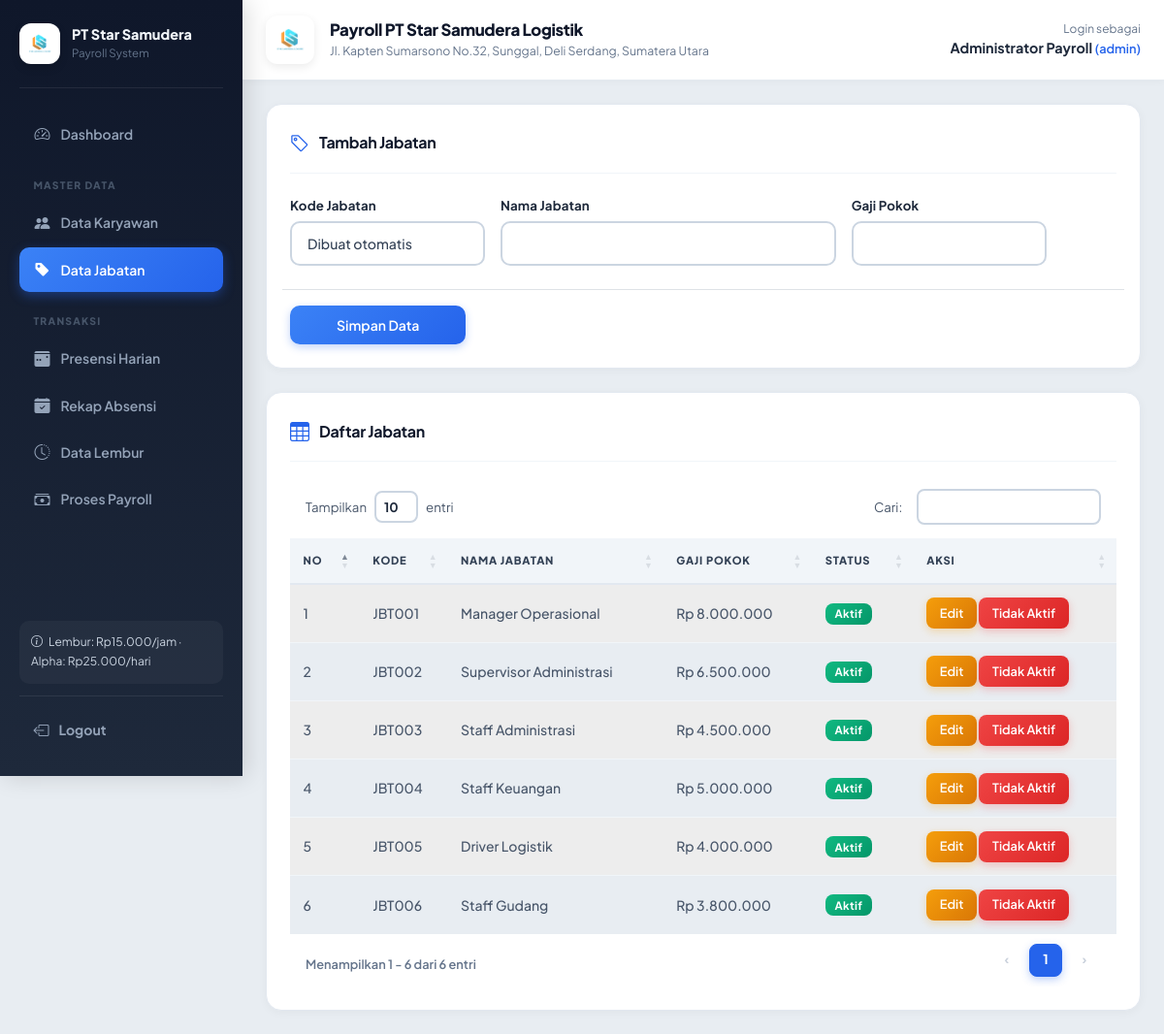
Before: /master/jabatan.php (signed in) with the older database file.
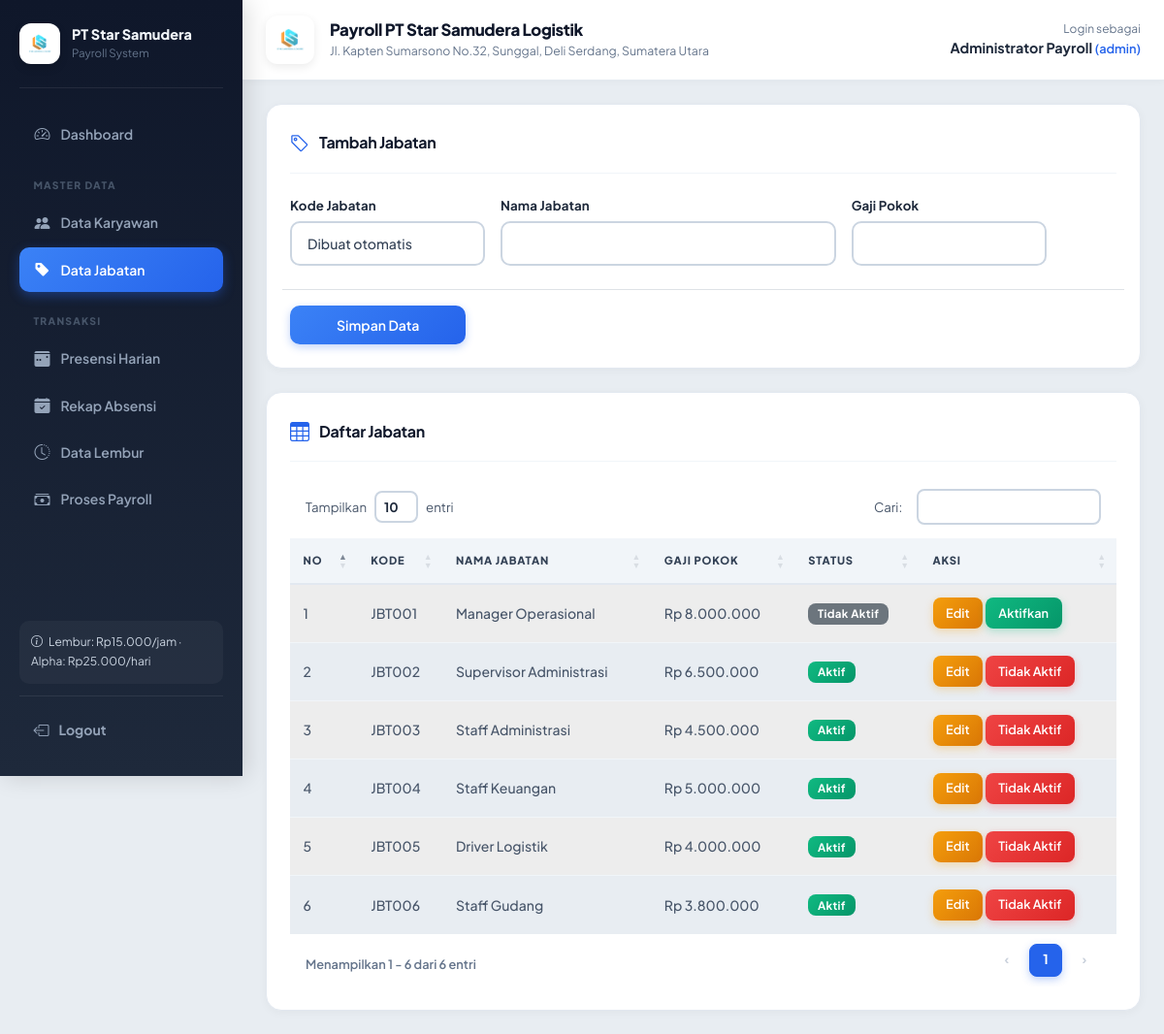
After: the same page with the newer database file.
### tables this page shows
CREATE TABLE `jabatan` (
  `id_jabatan` int(11) NOT NULL AUTO_INCREMENT,
  `kode_jabatan` varchar(20) NOT NULL,
  `nama_jabatan` varchar(100) NOT NULL,
  `gaji_pokok` decimal(12,2) NOT NULL,
  `status_jabatan` enum('Aktif','Tidak Aktif') NOT NULL DEFAULT 'Aktif',
  PRIMARY KEY (`id_jabatan`),
  UNIQUE KEY `kode_jabatan` (`kode_jabatan`)
);

### helpers/functions.php (called while the page is built, shortened)
<?php
function e($value): string
{
    return htmlspecialchars((string)$value, ENT_QUOTES, 'UTF-8');
}
function rupiah($value): string
{
    return 'Rp ' . number_format((float)$value, 0, ',', '.');
}

### master/jabatan.php (the view, shortened to what this page needs)
<?php
require_once __DIR__ . '/../layout/header.php';
$edit = null;
$data = mysqli_query($conn, 'SELECT * FROM jabatan ORDER BY id_jabatan');
?>
<div class="card p-4 mb-4">
<div class="section-header">
  <i class="bi bi-tag"></i>
  <h2 class="h5"><?= $edit ? 'Edit Jabatan' : 'Tambah Jabatan' ?></h2>
</div>
<form method="post" class="row g-3">
<div class="col-md-3"><label class="form-label">Kode Jabatan</label><input class="form-control" value="<?= e($edit['kode_jabatan'] ?? 'Dibuat otomatis') ?>" readonly></div>
<div class="col-md-5"><label class="form-label">Nama Jabatan</label><input name="nama_jabatan" class="form-control" value="<?= e($edit['nama_jabatan'] ?? '') ?>" required></div>
<div class="col-md-3"><label class="form-label">Gaji Pokok</label><input type="number" min="1" name="gaji_pokok" class="form-control" value="<?= e($edit['gaji_pokok'] ?? '') ?>" required></div>
<div class="col-12 mt-4 pt-3 border-top"><button class="btn btn-primary px-5"><?= $edit ? 'Update Data' : 'Simpan Data' ?></button> </div>
</form></div>
<div class="card p-4">
<div class="section-header">
  <i class="bi bi-table"></i>
  <h2 class="h5">Daftar Jabatan</h2>
</div>
<div class="table-responsive"><table class="table table-striped dt-table" style="width:100%"><thead><tr><th>No</th><th>Kode</th><th>Nama Jabatan</th><th>Gaji Pokok</th><th>Status</th><th>Aksi</th></tr></thead><tbody>
<?php $no=1; if ($data): while ($row=mysqli_fetch_assoc($data)): $status = $row['status_jabatan'] ?? 'Aktif'; $newStatus = $status === 'Aktif' ? 'Tidak Aktif' : 'Aktif'; ?><tr><td><?= $no++ ?></td><td><?= e($row['kode_jabatan']) ?></td><td><?= e($row['nama_jabatan']) ?></td><td><?= rupiah($row['gaji_pokok']) ?></td><td><span class="badge <?= $status === 'Aktif' ? 'bg-success' : 'bg-secondary' ?>"><?= e($status) ?></span></td><td><a class="btn btn-sm btn-warning" href="?edit=<?= $row['id_jabatan'] ?>">Edit</a> <button type="button" class="btn btn-sm <?= $status === 'Aktif' ? 'btn-danger' : 'btn-success' ?>" onclick="toggleStatusJabatan(<?= $row['id_jabatan'] ?>, <?= htmlspecialchars(json_encode($newStatus), ENT_QUOTES, 'UTF-8') ?>, <?= htmlspecialchars(json_encode($row['nama_jabatan']), ENT_QUOTES, 'UTF-8') ?>)"><?= $status === 'Aktif' ? 'Tidak Aktif' : 'Aktifkan' ?></button></td></tr><?php endwhile; endif; ?>
</tbody></table></div></div>
<?php require_once __DIR__ . '/../layout/footer.php'; ?>

Changed rows visible on the page:
changed jabatan "JBT001": status_jabatan "Aktif" → "Tidak Aktif"; status_jabatan "Tidak Aktif" → "Aktifkan"
